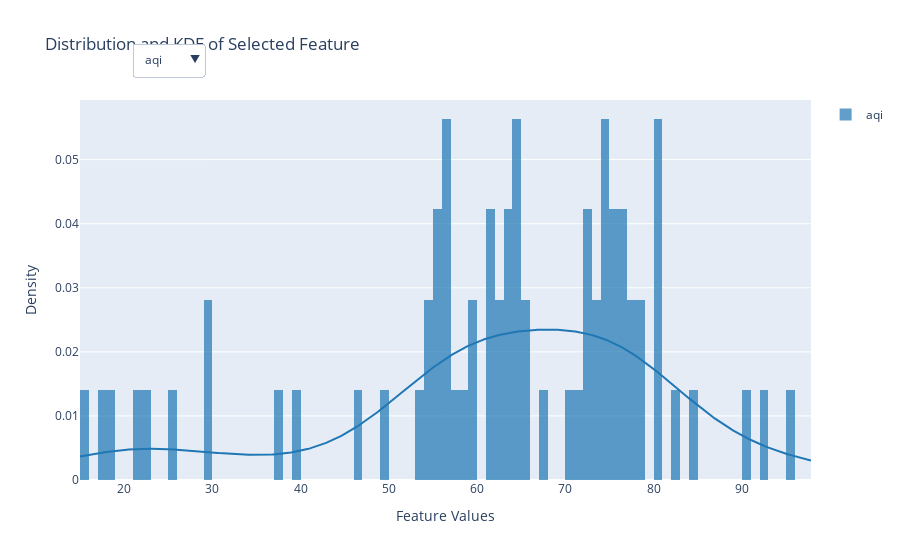

This figure's notebook cell:
### Code cell
# Distribution plot with kde and histogram

df_numeric = df.select_dtypes(include='number')
features = df_numeric.columns

fig = go.Figure()
for feature in features:
    hist_data = [df[feature]]
    group_labels = [feature]
    distplot = ff.create_distplot(hist_data, group_labels, show_hist=True, show_rug=False)
    for trace in distplot.data:
        trace.visible = (feature == features[0]) 
        fig.add_trace(trace)

dropdown_buttons = [
    dict(
        label=feature,
        method='update',
        args=[{'visible': [i // 2 == j for i in range(len(features) * 2)]}]
    )
    for j, feature in enumerate(features)
]

fig.update_layout(
    updatemenus=[
        dict(
            active=0,
            buttons=dropdown_buttons,
            x=0.17,
            y=1.15,
            xanchor='right',
            yanchor='top'
        )
    ],
    title='Distribution and KDE of Selected Feature',
    xaxis_title='Feature Values',
    yaxis_title='Density',
    showlegend=True
)

fig.show()

### Figure 1 — Plotly figure (JSON) as saved in the notebook; plotly's stock layout.template omitted (floating-point values rounded to 4 significant figures; data arrays with more than 128 entries replaced by an {"elided": "..."} marker saying what was removed)
{"data": [{"autobinx": false, "histnorm": "probability density", "legendgroup": "aqi", "marker": {"color": "rgb(31, 119, 180)"}, "name": "aqi", "opacity": 0.7, "type": "histogram", "visible": true, "x": [84, 98, 95, 92, 90, 82, 73, 65, 57, 64, 72, 72, 73, 74, 74, 75, 76, 72, 67, 63, 61, 59, 56, 55, 54, 55, 55, 56, 56, 64, 71, 78, 77, 77, 76, 75, 74, 74, 76, 78, 80, 80, 80, 80, 75, 70, 65, 64, 64, 63, 58, 53, 46, 37, 29, 22, 18, 15, 17, 21, 25, 29, 39, 49, 54, 56, 59, 61, 62, 62, 63, 61], "xaxis": "x", "xbins": {"end": 98, "size": 1, "start": 15}, "yaxis": "y"}, {"legendgroup": "aqi", "marker": {"color": "rgb(31, 119, 180)"}, "mode": "lines", "name": "aqi", "showlegend": false, "type": "scatter", "visible": true, "x": {"elided": "500 float values"}, "xaxis": "x", "y": {"elided": "500 float values"}, "yaxis": "y"}, {"autobinx": false, "histnorm": "probability density", "legendgroup": "co", "marker": {"color": "rgb(31, 119, 180)"}, "name": "co", "opacity": 0.7, "type": "histogram", "visible": false, "x": [70.4, 70, 69.8, 69.6, 69.4, 71.6, 73.7, 75.9, 85.8, 95.7, 105.6, 105.8, 106, 106.2, 106.2, 106.2, 106.2, 98, 89.9, 81.7, 76.1, 70.4, 64.8, 62.8, 60.9, 58.9, 59.5, 60.1, 60.7, 64.6, 68.5, 72.4, 79.4, 86.4, 93.4, 92, 90.7, 89.3, 88.3, 87.3, 86.4, 85.8, 85.2, 84.6, 76.8, 69.1, 61.3, 59.7, 58.2, 56.6, 56.6, 56.6, 56.6, 57.6, 58.6, 59.5, 60.7, 61.9, 63, 63.8, 64.6, 65.4, 67.9, 70.4, 73, 72.2, 71.4, 70.6, 67.7, 64.8, 61.9, 58.7], "xaxis": "x", "xbins": {"end": 106.2, "size": 1, "start": 56.6}, "yaxis": "y"}, {"legendgroup": "co", "marker": {"color": "rgb(31, 119, 180)"}, "mode": "lines", "name": "co", "showlegend": false, "type": "scatter", "visible": false, "x": {"elided": "500 float values"}, "xaxis": "x", "y": {"elided": "500 float values"}, "yaxis": "y"}, {"autobinx": false, "histnorm": "probability density", "legendgroup": "no2", "marker": {"color": "rgb(31, 119, 180)"}, "name": "no2", "opacity": 0.7, "type": "histogram", "visible": false, "x": [3.7, 2, 2, 2, 2, 2.7, 3.3, 4, 7, 10, 13, 15.3, 17.7, 20, 21.7, 23.3, 25, 21.7, 18.3, 15, 12.7, 10.3, 8, 6, 4, 2, 1.7, 1.3, 1, 2, 3, 4, 7.3, 10.7, 14, 16, 18, 20, 20.3, 20.7, 21, 20.7, 20.3, 20, 15.3, 10.7, 6, 5, 4, 3, 3, 3, 3, 4.3, 5.7, 7, 7.7, 8.3, 9, 10.3, 11.7, 13, 14, 15, 16, 15.3, 14.7, 14, 12.7, 11.3, 10, 7.3], "xaxis": "x", "xbins": {"end": 25, "size": 1, "start": 1}, "yaxis": "y"}, {"legendgroup": "no2", "marker": {"color": "rgb(31, 119, 180)"}, "mode": "lines", "name": "no2", "showlegend": false, "type": "scatter", "visible": false, "x": {"elided": "500 float values"}, "xaxis": "x", "y": {"elided": "500 float values"}, "yaxis": "y"}, {"autobinx": false, "histnorm": "probability density", "legendgroup": "o3", "marker": {"color": "rgb(31, 119, 180)"}, "name": "o3", "opacity": 0.7, "type": "histogram", "visible": false, "x": [147.3, 158, 156, 154, 152, 145.3, 138.7, 132, 102.3, 72.7, 43, 34.3, 25.7, 17, 19.7, 22.3, 25, 35, 45, 55, 69, 83, 97, 106, 115, 124, 124.3, 124.7, 125, 123.7, 122.3, 121, 90.7, 60.3, 30, 27.3, 24.7, 22, 26.3, 30.7, 35, 39.7, 44.3, 49, 60, 71, 82, 83.7, 85.3, 87, 89.7, 92.3, 95, 79.3, 63.7, 48, 38.7, 29.3, 20, 21.3, 22.7, 24, 26.7, 29.3, 32, 42, 52, 62, 69.3, 76.7, 84, 90.3], "xaxis": "x", "xbins": {"end": 158, "size": 1, "start": 17}, "yaxis": "y"}, {"legendgroup": "o3", "marker": {"color": "rgb(31, 119, 180)"}, "mode": "lines", "name": "o3", "showlegend": false, "type": "scatter", "visible": false, "x": {"elided": "500 float values"}, "xaxis": "x", "y": {"elided": "500 float values"}, "yaxis": "y"}, {"autobinx": false, "histnorm": "probability density", "legendgroup": "pm10", "marker": {"color": "rgb(31, 119, 180)"}, "name": "pm10", "opacity": 0.7, "type": "histogram", "visible": false, "x": [16.3, 14, 13, 12, 11, 13.3, 15.7, 18, 22.7, 27.3, 32, 32, 32, 32, 32.7, 33.3, 34, 31.3, 28.7, 26, 24.7, 23.3, 22, 21, 20, 19, 20, 21, 22, 27, 32, 37, 36, 35, 34, 34, 34, 34, 35, 36, 37, 37, 37, 37, 34, 31, 28, 27.7, 27.3, 27, 23, 19, 15, 11.7, 8.3, 5, 5, 5, 5, 6.7, 8.3, 10, 13.7, 17.3, 21, 22.3, 23.7, 25, 26.7, 28.3, 30, 29.3], "xaxis": "x", "xbins": {"end": 37, "size": 1, "start": 5}, "yaxis": "y"}, {"legendgroup": "pm10", "marker": {"color": "rgb(31, 119, 180)"}, "mode": "lines", "name": "pm10", "showlegend": false, "type": "scatter", "visible": false, "x": {"elided": "500 float values"}, "xaxis": "x", "y": {"elided": "500 float values"}, "yaxis": "y"}, {"autobinx": false, "histnorm": "probability density", "legendgroup": "pm25", "marker": {"color": "rgb(31, 119, 180)"}, "name": "pm25", "opacity": 0.7, "type": "histogram", "visible": false, "x": [11.67, 10, 9.33, 8.67, 8, 9.33, 10.67, 12, 15.33, 18.67, 22, 22.33, 22.67, 23, 23.33, 23.67, 24, 22, 20, 18, 17, 16, 15, 14.33, 13.67, 13, 13.67, 14.33, 15, 18.33, 21.67, 25, 24.67, 24.33, 24, 23.67, 23.33, 23, 24, 25, 26, 26, 26, 26, 23.67, 21.33, 19, 18.67, 18.33, 18, 15.67, 13.33, 11, 8.33, 5.67, 3, 3.33, 3.67, 4, 5, 6, 7, 9.33, 11.67, 14, 15, 16, 17, 17.33, 17.67, 18, 17], "xaxis": "x", "xbins": {"end": 26, "size": 1, "start": 3}, "yaxis": "y"}, {"legendgroup": "pm25", "marker": {"color": "rgb(31, 119, 180)"}, "mode": "lines", "name": "pm25", "showlegend": false, "type": "scatter", "visible": false, "x": {"elided": "500 float values"}, "xaxis": "x", "y": {"elided": "500 float values"}, "yaxis": "y"}, {"autobinx": false, "histnorm": "probability density", "legendgroup": "so2", "marker": {"color": "rgb(31, 119, 180)"}, "name": "so2", "opacity": 0.7, "type": "histogram", "visible": false, "x": [8, 8, 8.7, 9.3, 10, 12, 14, 16, 12.3, 8.7, 5, 4.7, 4.3, 4, 4.7, 5.3, 6, 6.7, 7.3, 8, 7.7, 7.3, 7, 7, 7, 7, 7, 7, 7, 9.7, 12.3, 15, 12, 9, 6, 7, 8, 9, 9.7, 10.3, 11, 10.7, 10.3, 10, 9, 8, 7, 6.3, 5.7, 5, 5.3, 5.7, 6, 7, 8, 9, 7.7, 6.3, 5, 5, 5, 5, 5.7, 6.3, 7, 7.7, 8.3, 9, 8, 7, 6, 5.3], "xaxis": "x", "xbins": {"end": 16, "size": 1, "start": 4}, "yaxis": "y"}, {"legendgroup": "so2", "marker": {"color": "rgb(31, 119, 180)"}, "mode": "lines", "name": "so2", "showlegend": false, "type": "scatter", "visible": false, "x": {"elided": "500 float values"}, "xaxis": "x", "y": {"elided": "500 float values"}, "yaxis": "y"}, {"autobinx": false, "histnorm": "probability density", "legendgroup": "ts", "marker": {"color": "rgb(31, 119, 180)"}, "name": "ts", "opacity": 0.7, "type": "histogram", "visible": false, "x": [1724256000, 1724252400, 1724248800, 1724245200, 1724241600, 1724238000, 1724234400, 1724230800, 1724227200, 1724223600, 1724220000, 1724216400, 1724212800, 1724209200, 1724205600, 1724202000, 1724198400, 1724194800, 1724191200, 1724187600, 1724184000, 1724180400, 1724176800, 1724173200, 1724169600, 1724166000, 1724162400, 1724158800, 1724155200, 1724151600, 1724148000, 1724144400, 1724140800, 1724137200, 1724133600, 1724130000, 1724126400, 1724122800, 1724119200, 1724115600, 1724112000, 1724108400, 1724104800, 1724101200, 1724097600, 1724094000, 1724090400, 1724086800, 1724083200, 1724079600, 1724076000, 1724072400, 1724068800, 1724065200, 1724061600, 1724058000, 1724054400, 1724050800, 1724047200, 1724043600, 1724040000, 1724036400, 1724032800, 1724029200, 1724025600, 1724022000, 1724018400, 1724014800, 1724011200, 1724007600, 1724004000, 1724000400], "xaxis": "x", "xbins": {"end": 1724256000, "size": 1, "start": 1724000400}, "yaxis": "y"}, {"legendgroup": "ts", "marker": {"color": "rgb(31, 119, 180)"}, "mode": "lines", "name": "ts", "showlegend": false, "type": "scatter", "visible": false, "x": {"elided": "500 float values"}, "xaxis": "x", "y": {"elided": "500 float values"}, "yaxis": "y"}], "layout": {"showlegend": true, "title": {"text": "Distribution and KDE of Selected Feature"}, "updatemenus": [{"active": 0, "buttons": [{"args": [{"visible": [true, true, false, false, false, false, false, false, false, false, false, false, false, false, false, false]}], "label": "aqi", "method": "update"}, {"args": [{"visible": [false, false, true, true, false, false, false, false, false, false, false, false, false, false, false, false]}], "label": "co", "method": "update"}, {"args": [{"visible": [false, false, false, false, true, true, false, false, false, false, false, false, false, false, false, false]}], "label": "no2", "method": "update"}, {"args": [{"visible": [false, false, false, false, false, false, true, true, false, false, false, false, false, false, false, false]}], "label": "o3", "method": "update"}, {"args": [{"visible": [false, false, false, false, false, false, false, false, true, true, false, false, false, false, false, false]}], "label": "pm10", "method": "update"}, {"args": [{"visible": [false, false, false, false, false, false, false, false, false, false, true, true, false, false, false, false]}], "label": "pm25", "method": "update"}, {"args": [{"visible": [false, false, false, false, false, false, false, false, false, false, false, false, true, true, false, false]}], "label": "so2", "method": "update"}, {"args": [{"visible": [false, false, false, false, false, false, false, false, false, false, false, false, false, false, true, true]}], "label": "ts", "method": "update"}], "x": 0.17, "xanchor": "right", "y": 1.15, "yanchor": "top"}], "xaxis": {"title": {"text": "Feature Values"}}, "yaxis": {"title": {"text": "Density"}}}}
